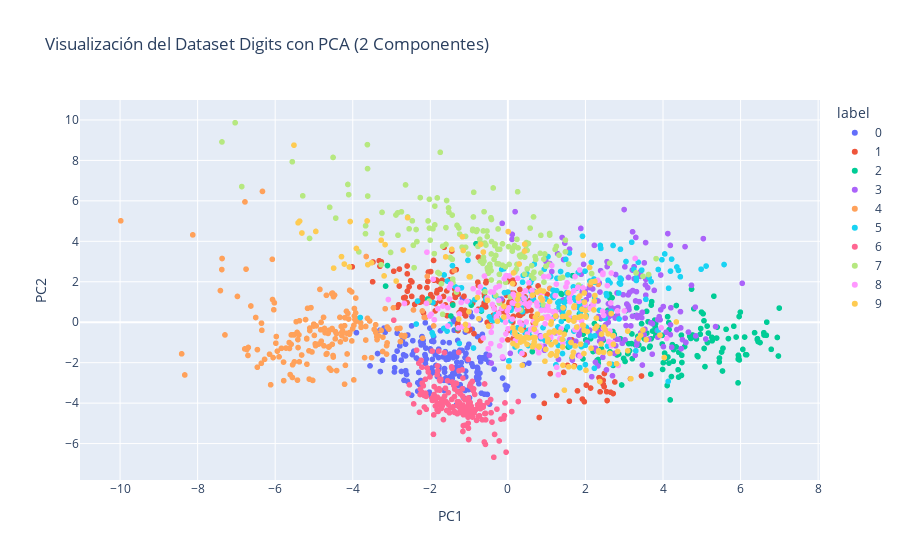

Source (notebook cell):
### Markdown cell above
### 4.2. Reducción a 2D y Visualización

### Code cell
# Aplicamos PCA para reducir a 2 dimensiones
pca_2d = PCA(n_components=2)
X_pca = pca_2d.fit_transform(X_scaled)

# Creamos un DataFrame para facilitar la visualización con Plotly
df_pca = pd.DataFrame(data=X_pca, columns=['PC1', 'PC2'])
df_pca['label'] = y.astype(str) # Convertimos la etiqueta a string para colores discretos

# Visualizamos
fig = px.scatter(df_pca, x='PC1', y='PC2', color='label',
                 title='Visualización del Dataset Digits con PCA (2 Componentes)',
                 labels={'color': 'Dígito'})
fig.show()

### Figure 1 — Plotly figure (JSON) as saved in the notebook; plotly's stock layout.template omitted (floating-point values rounded to 4 significant figures; data arrays with more than 128 entries replaced by an {"elided": "..."} marker saying what was removed)
{"data": [{"hovertemplate": "label=0<br>PC1=%{x}<br>PC2=%{y}<extra></extra>", "legendgroup": "0", "marker": {"color": "#636efa", "symbol": "circle"}, "mode": "markers", "name": "0", "showlegend": true, "type": "scattergl", "x": {"elided": "178 float values"}, "xaxis": "x", "y": {"elided": "178 float values"}, "yaxis": "y"}, {"hovertemplate": "label=1<br>PC1=%{x}<br>PC2=%{y}<extra></extra>", "legendgroup": "1", "marker": {"color": "#EF553B", "symbol": "circle"}, "mode": "markers", "name": "1", "showlegend": true, "type": "scattergl", "x": {"elided": "182 float values"}, "xaxis": "x", "y": {"elided": "182 float values"}, "yaxis": "y"}, {"hovertemplate": "label=2<br>PC1=%{x}<br>PC2=%{y}<extra></extra>", "legendgroup": "2", "marker": {"color": "#00cc96", "symbol": "circle"}, "mode": "markers", "name": "2", "showlegend": true, "type": "scattergl", "x": {"elided": "177 float values"}, "xaxis": "x", "y": {"elided": "177 float values"}, "yaxis": "y"}, {"hovertemplate": "label=3<br>PC1=%{x}<br>PC2=%{y}<extra></extra>", "legendgroup": "3", "marker": {"color": "#ab63fa", "symbol": "circle"}, "mode": "markers", "name": "3", "showlegend": true, "type": "scattergl", "x": {"elided": "183 float values"}, "xaxis": "x", "y": {"elided": "183 float values"}, "yaxis": "y"}, {"hovertemplate": "label=4<br>PC1=%{x}<br>PC2=%{y}<extra></extra>", "legendgroup": "4", "marker": {"color": "#FFA15A", "symbol": "circle"}, "mode": "markers", "name": "4", "showlegend": true, "type": "scattergl", "x": {"elided": "181 float values"}, "xaxis": "x", "y": {"elided": "181 float values"}, "yaxis": "y"}, {"hovertemplate": "label=5<br>PC1=%{x}<br>PC2=%{y}<extra></extra>", "legendgroup": "5", "marker": {"color": "#19d3f3", "symbol": "circle"}, "mode": "markers", "name": "5", "showlegend": true, "type": "scattergl", "x": {"elided": "182 float values"}, "xaxis": "x", "y": {"elided": "182 float values"}, "yaxis": "y"}, {"hovertemplate": "label=6<br>PC1=%{x}<br>PC2=%{y}<extra></extra>", "legendgroup": "6", "marker": {"color": "#FF6692", "symbol": "circle"}, "mode": "markers", "name": "6", "showlegend": true, "type": "scattergl", "x": {"elided": "181 float values"}, "xaxis": "x", "y": {"elided": "181 float values"}, "yaxis": "y"}, {"hovertemplate": "label=7<br>PC1=%{x}<br>PC2=%{y}<extra></extra>", "legendgroup": "7", "marker": {"color": "#B6E880", "symbol": "circle"}, "mode": "markers", "name": "7", "showlegend": true, "type": "scattergl", "x": {"elided": "179 float values"}, "xaxis": "x", "y": {"elided": "179 float values"}, "yaxis": "y"}, {"hovertemplate": "label=8<br>PC1=%{x}<br>PC2=%{y}<extra></extra>", "legendgroup": "8", "marker": {"color": "#FF97FF", "symbol": "circle"}, "mode": "markers", "name": "8", "showlegend": true, "type": "scattergl", "x": {"elided": "174 float values"}, "xaxis": "x", "y": {"elided": "174 float values"}, "yaxis": "y"}, {"hovertemplate": "label=9<br>PC1=%{x}<br>PC2=%{y}<extra></extra>", "legendgroup": "9", "marker": {"color": "#FECB52", "symbol": "circle"}, "mode": "markers", "name": "9", "showlegend": true, "type": "scattergl", "x": {"elided": "180 float values"}, "xaxis": "x", "y": {"elided": "180 float values"}, "yaxis": "y"}], "layout": {"legend": {"title": {"text": "label"}, "tracegroupgap": 0}, "title": {"text": "Visualización del Dataset Digits con PCA (2 Componentes)"}, "xaxis": {"anchor": "y", "domain": [0, 1], "title": {"text": "PC1"}}, "yaxis": {"anchor": "x", "domain": [0, 1], "title": {"text": "PC2"}}}}
